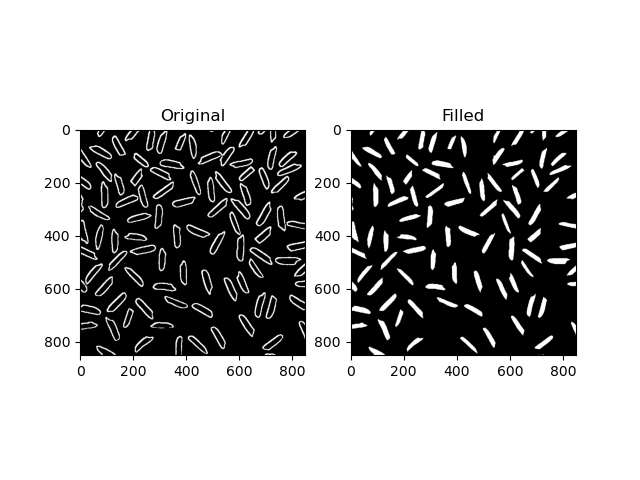

The Python source for this figure:
import cv2
import numpy as np
from matplotlib import pyplot as plt
from copy import deepcopy

img = cv2.imread("img.png", 0).astype("uint8")
kernel = np.ones((10, 10), dtype=np.uint8)
img_after_erode = cv2.erode(deepcopy(img), kernel)
edges = img - img_after_erode
ret, edges = cv2.threshold(edges, 50, 255, cv2.THRESH_BINARY)
image_copy = edges.copy()

# Define the seed point and the value to fill the region with
seed_point = (0, 0)
fill_value = (255, 255, 255)

# Perform the region filling
cv2.floodFill(image_copy, None, seed_point, fill_value)
image_Fill = np.invert(image_copy)
# Display the original and the filled image
plt.subplot(121)
plt.title('Original')
plt.imshow(edges, cmap='gray')
plt.subplot(122)
plt.title('Filled')
plt.imshow(image_Fill, cmap='gray')
plt.show()
